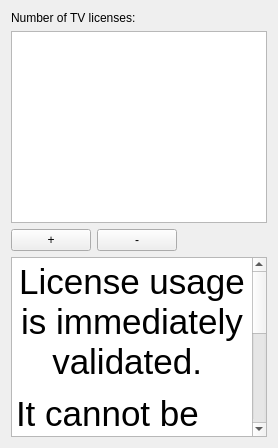
<?xml version="1.0" encoding="UTF-8"?>
<ui version="4.0">
 <class>TVAdminWidget</class>
 <widget class="QWidget" name="TVAdminWidget">
  <property name="windowTitle">
   <string>Form</string>
  </property>

  <layout class="QGridLayout" name="TvAdminLayout">

    <item row="0" column="0" colspan="2" >
      <widget class="QLabel" name='TvUserNumLabel'>
        <property name="text">
        <string>Number of TV licenses:</string>
        </property>
      </widget>
    </item>
    <item row="0" column="2" colspan="2" >
      <widget class="QLabel" name='TvUserNumValue'>
        <property name="text">
        <string/>
        </property>
      </widget>
    </item>

    <item row="2" column="0" colspan="8">
      <widget class="StyledTreeView" name="TvUsersList">
        <property name="contextMenuPolicy">
          <enum>Qt::ActionsContextMenu</enum>
        </property>
        <property name="alternatingRowColors">
          <bool>false</bool>
        </property>
        <property name="selectionMode">
          <enum>QAbstractItemView::ExtendedSelection</enum>
        </property>
        <property name="rootIsDecorated">
          <bool>false</bool>
        </property>
        <property name="sortingEnabled">
          <bool>true</bool>
        </property>
        <attribute name="headerStretchLastSection">
          <bool>true</bool>
        </attribute>
      </widget>
    </item>

    <item row="3" column="0">
      <widget class="QPushButton" name="addTvUserButton">
        <property name="sizePolicy">
         <sizepolicy hsizetype="Fixed" vsizetype="Fixed">
          <horstretch>0</horstretch>
          <verstretch>0</verstretch>
         </sizepolicy>
        </property>
        <property name="text">
         <string>+</string>
        </property>
        <property name="flat">
         <bool>false</bool>
        </property>
      </widget>
    </item>

    <item row="3" column="1">
      <widget class="QPushButton" name="removeTvUserButton">
        <property name="sizePolicy">
         <sizepolicy hsizetype="Fixed" vsizetype="Fixed">
          <horstretch>0</horstretch>
          <verstretch>0</verstretch>
         </sizepolicy>
        </property>
        <property name="text">
         <string>-</string>
        </property>
        <property name="flat">
         <bool>false</bool>
        </property>
      </widget>
    </item>

    <item row="4" column="0" colspan="8" >
      <widget class="QTextBrowser" name='TvWarn'>
        <property name="text">
          <string>
            &lt;p&gt;License usage is immediately validated.&lt;/p&gt;
            &lt;p&gt;It cannot be removed for the following 6 months.&lt;/p&gt;
            &lt;p&gt;For more information, click &lt;a href=&quot;https://kb.filewave.com/pages/viewpage.action?pageId=52428939&quot;&gt;here&lt;/a&gt;&lt;/p&gt;
            </string>
        </property>
        <property name="font">
         <font>
          <pointsize>26</pointsize>
         </font>
        </property>
        <property name="frameShape">
         <enum>QFrame::StyledPanel</enum>
        </property>
        <property name="lineWidth">
         <number>3</number>
        </property>
        <property name="alignment">
          <enum>Qt::AlignCenter</enum>
        </property>
        <property name="openExternalLinks">
         <bool>true</bool>
        </property>
        <property name="minimumSize">
          <size>
           <width>0</width>
           <height>180</height>
          </size>
        </property>
        <property name="maximumSize">
          <size>
           <width>16777215</width>
           <height>180</height>
          </size>
        </property>
      </widget>
    </item>

  </layout>

 </widget>

 <tabstops>
    <tabstop>TvUsersList</tabstop>
    <tabstop>addTvUserButton</tabstop>
    <tabstop>removeTvUserButton</tabstop>
 </tabstops>
 <customwidgets>
  <customwidget>
   <class>StyledTreeView</class>
   <extends>QTreeView</extends>
   <header>FileWaveGuiLib/styledviews/styledtreeview.h</header>
  </customwidget>
 </customwidgets>
 <tabstops>
  <tabstop>TvUsersList</tabstop>
  <tabstop>addTvUserButton</tabstop>
  <tabstop>removeTvUserButton</tabstop>
 </tabstops>
 <resources/>
 <connections/>
</ui>
